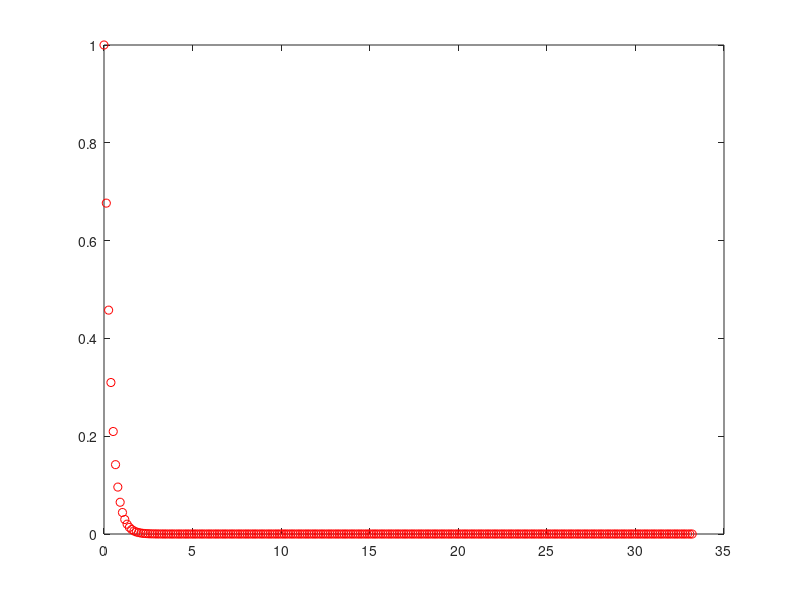
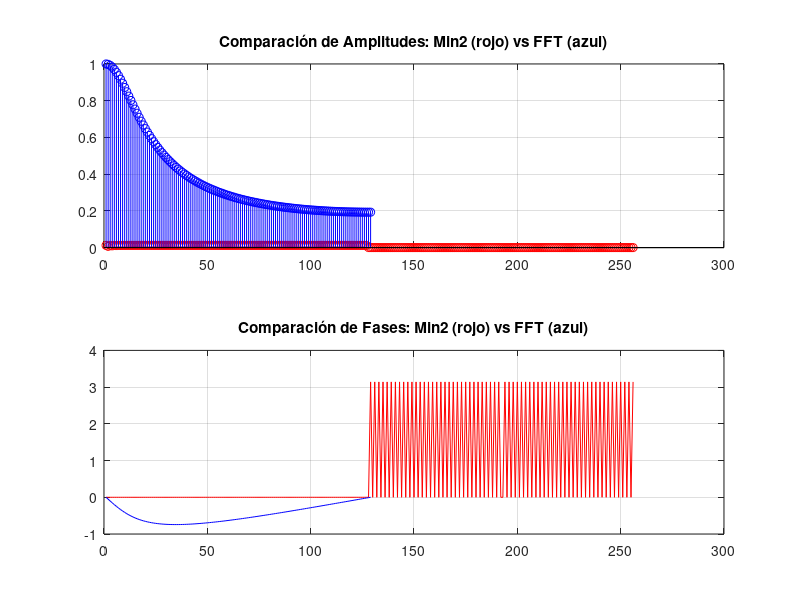

The MATLAB script that drew these images, in order:
function minimos_cuadrados
clc,clear
% === DATOS ===
N=256;
a=3;
Tp=20*5/a;
t0=0;
dt = Tp/N; % dt = (tf-t0)/N;s
w0 = 2*pi/N; % Frecuencia fundamental para Min2
dw = w0/dt; % incremento de la frecuencia  para Min2

m = -1 + N / 2; % se eligen para senos y cosenos desde 1 a m , Múltiplo de la frecuencia utilizado

% === Funciones ===
f = @(t) exp(-a*t);
coseno = @(k, w0, j) cos(k * w0 * (j - 1));
seno = @(k, w0, j) sin(k * w0 * (j - 1));

%=== Discretizar g(t) ===
 t = t0 +(0:N-1)'*dt;
 g = arrayfun(f,t); % lo que hace arrayfun es que el primer parametro se le aplica al segundo (la f exponencial se la aplica al intervalo t)
 graficarPrimerFuncion(t,g,1);

% === Base trigonometrica ===

  Fi = construirBaseTrigonometrica(N,m,w0,coseno,seno);

% === Calcular coeficientes para Min2 ===
  [alfa,b] = calcularCoeficientesMin2(Fi,g);

% === Calcular la FFT === (transformada de fourier)
Gk = fft(g,N);

                                    % aca obtenes las amplitudes y fases de la transformada de fourier
amplitudes_fft = abs(Gk(1:N/2+1));  % Solo la mitad de los coeficientes son útiles (debido a la simetría)
fases_fft = angle(Gk(1:N/2+1));

                                                        % normalizas las amplitudes de fft para que se puedan comparar
amplitudes_fft = amplitudes_fft / max(amplitudes_fft);

% === Comparar amplitudes y fases ===
                                         % Aquí puedes comparar las amplitudes de alfa (de Min2) con las de la FFT
amplitudes_min2 = abs(alfa(2:2:end));    % Solo los términos relevantes de 'alfa'
fases_min2 = angle(alfa(2:2:end));       % Fases de los coeficientes de mínimos cuadrados

graficarComparaciones(amplitudes_min2,amplitudes_fft,fases_min2,fases_fft);
% === A ===
disp("Hola Mundo!" )
end

function graficarPrimerFuncion(t,g,figura)
      figure(figura)
      grid on
      plot(t,g,'or')
end

%esta funcion lo que hace es construirnos la matriz phi
function Fi = construirBaseTrigonometrica(N,m,w0,coseno,seno)
      Fi = ones(N, 2*m + 1); %inicializa en 1 cos(0)=1
      for k=1:m
        for i=1:N
              Fi(i,2*i) =coseno(k,w0,i); %en los pares coloca cosenos
              Fi(i,2*i+1) = seno(k,w0,i); %en los impares coloca senos
          endfor
      endfor
end

% esta funcion calcula los coeficientes que quedan en la diagonal N/4 N/2 N/2
function [alfa,b] = calcularCoeficientesMin2(Fi,g)
  D = diag(diag(Fi'*Fi)); % esto calcula la diagonal
  b = Fi'*g;
  alfa = b ./ diag(D);
  disp('Coeficientes alfa y b:');
end

function graficarComparaciones(amplitudes_min2,amplitudes_fft,fases_min2,fases_fft)
figure;
subplot(2,1,1);
stem(amplitudes_min2, 'r'); hold on;
stem(amplitudes_fft, 'b');
title('Comparación de Amplitudes: Min2 (rojo) vs FFT (azul)');
grid on;

subplot(2,1,2);
plot(fases_min2, 'r'); hold on;
plot(fases_fft, 'b');
title('Comparación de Fases: Min2 (rojo) vs FFT (azul)');
grid on;
end



